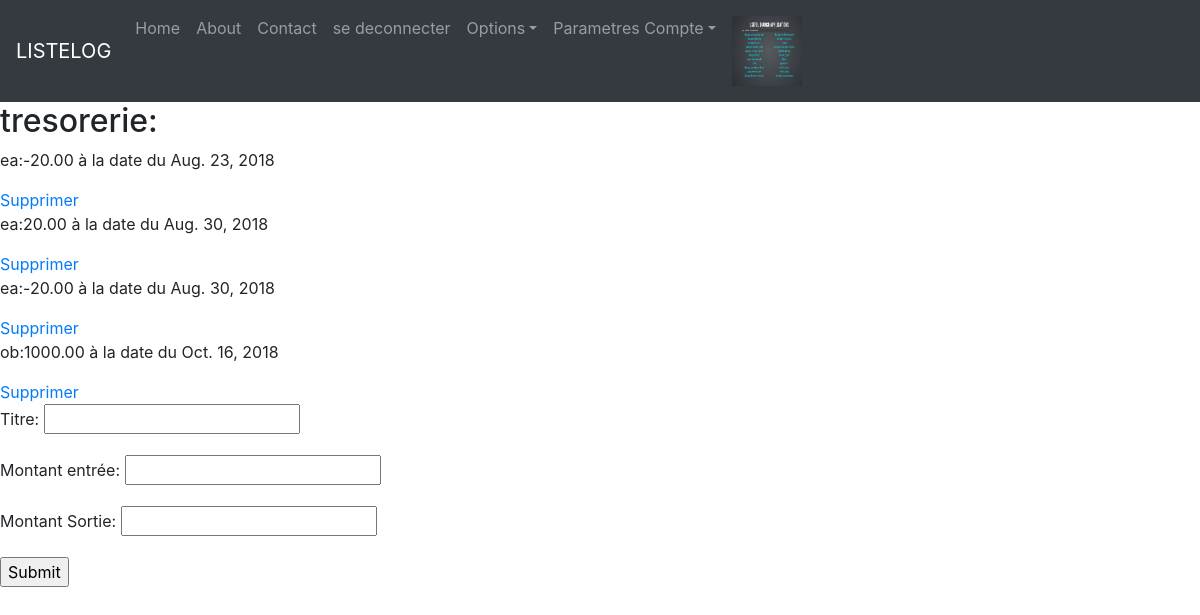
Page /bde/tresorerie (signed in) on the committed database.
### utilapp/models.py (models this page shows)
class etudiant(User):
    image=models.ImageField(upload_to='imagesetudiant',default='media/default.png')
    bdechoisi=models.ForeignKey(bde,blank=True,null=True,on_delete=models.DO_NOTHING)
    demande_bde=models.ManyToManyField(bde, blank=True ,related_name="demande")
    etablissement=models.CharField(max_length=30)
    poste=models.CharField(max_length=15,choices=POSTES,blank=True,null=True)
    permissions_bde=models.ManyToManyField(Permissionsbde,blank=True)

### bdeapps/models.py (models this page shows, shortened)
class TresoOP(models.Model):
    bdeconcerne=models.ForeignKey(bde,on_delete=models.CASCADE)
    Montant=models.DecimalField(max_digits=10,decimal_places=2)
    dateop=models.DateField(auto_now_add=True)
    titre=models.CharField(max_length=50)

### bdeapps/views.py (the view)
# urls.py: path('tresorerie',views.tresoview),
def tresoview(request):
    if request.user.is_authenticated and request.user.etudiant.bdechoisi is not None:
        tresorerie=TresoOP.objects.filter(bdeconcerne=request.user.etudiant.bdechoisi)
        allowed=checkperm(request.user.etudiant,"changer_treso")
        if (allowed==True) or (request.user.etudiant.poste == 'President') or (request.user.etudiant.poste == 'Tresorier'):
            allowed=True
            if request.method=='POST':
                form=TresoOpForm(request.POST)
                if form.is_valid():
                    entree=form.cleaned_data['MontantEntrée']
                    sortie=form.cleaned_data['MontantSortie']
                    if entree is not None:
                        obj=TresoOP(bdeconcerne=request.user.etudiant.bdechoisi,Montant=entree,titre=form.cleaned_data['titre'])
                        obj.save()
                    if sortie is not None:
                        obj=TresoOP(bdeconcerne=request.user.etudiant.bdechoisi,Montant=-sortie,titre=form.cleaned_data['titre'])
                        obj.save()
            else:
                form=TresoOpForm()
        return render(request,'bdeapps/tresorerie.html',{"form":form,"tresorerie":tresorerie,"user":request.user.etudiant,"allowed":allowed})
    else:
        return HttpResponseRedirect("/")#veuillez rejoindre une asso

### bdeapps/forms.py
class TresoOpForm(forms.Form):
    titre=forms.CharField(max_length=50)
    MontantEntrée=forms.DecimalField(max_digits=10,decimal_places=2,required=False,label="Montant entrée")
    MontantSortie=forms.DecimalField(max_digits=10,decimal_places=2,required=False,label="Montant Sortie")

### bdeapps/views.py (called while the page is built)
def checkperm(user,permission):
    for perm in user.permissions_bde.all():
        if perm.nom_perm == permission:
            return True
    return False

### bdeapps/templates/bdeapps/tresorerie.html (shortened to what this page needs)
{% extends "base.html" %}
{% block content %}
    <h2>tresorerie:</h2>
    {%if tresorerie != None%}
    {%for operation in tresorerie%}
    <p>{{operation.titre}}:{{operation.Montant}} à la date du {{operation.dateop}}</p>
    <a href="/bde/deltreso/{{operation.id}}">Supprimer</a>
    {%endfor%}
    {%endif%}
    {%if allowed == True%}
    <form method="post">
    {{form.as_p}}
    <input type="submit">
    </form>
    {% endif %}
{% endblock %}

### listelog/templates/base.html (shortened to what this page needs)
    {%load static%}
      <!DOCTYPE html>
      <html lang="en">
      <head>
        <link rel="stylesheet" type="text/css" href="{% static "css/bootstrap.css"%}">
      </head>
      <body>
      <nav class="navbar navbar-expand-md bg-dark navbar-dark">
          <a href="/" class="navbar-brand">LISTELOG</a>
          <ul class="navbar-nav">
              <li class="nav-item"><a href="/" class="nav-link">Home</a></li>
              <li class="nav-item"><a href="#" class="nav-link">About</a></li>
              <li class="nav-item"><a href="#" class="nav-link">Contact</a></li>
                        {%if user.is_authenticated%}
                        <li class="nav-item"><a href="/logout" class="nav-link">se deconnecter</a></li>
                            <li class="nav-item dropdown">
                                <a class="nav-link dropdown-toggle" href="#" id="navbardrop" data-toggle="dropdown">Options</a>
                            </li>
                            <li class="nav-item dropdown">
                            <a class="nav-link dropdown-toggle" href="#" id="navbardrop" data-toggle="dropdown">Parametres Compte</a>
                            </li>
                        <li class="nav-item"><a class="nav-link" href="/user/{{user.username}}"><img src="{{user.image.url}}" width="70px" height="70px"></a></li>
                        {%endif%}
      </nav>
      <div>
          {%block content%}
          {%endblock content%}
      </div>
      </body>
      </html>

### rows in the picture
etudiant: image (picture)
TresoOP: titre "ea", Montant "-20.00", dateop "Aug. 23, 2018"
TresoOP: titre "ea", Montant "20.00", dateop "Aug. 30, 2018"
TresoOP: titre "ea", Montant "-20.00", dateop "Aug. 30, 2018"
TresoOP: titre "ob", Montant "1000.00", dateop "Oct. 16, 2018"
